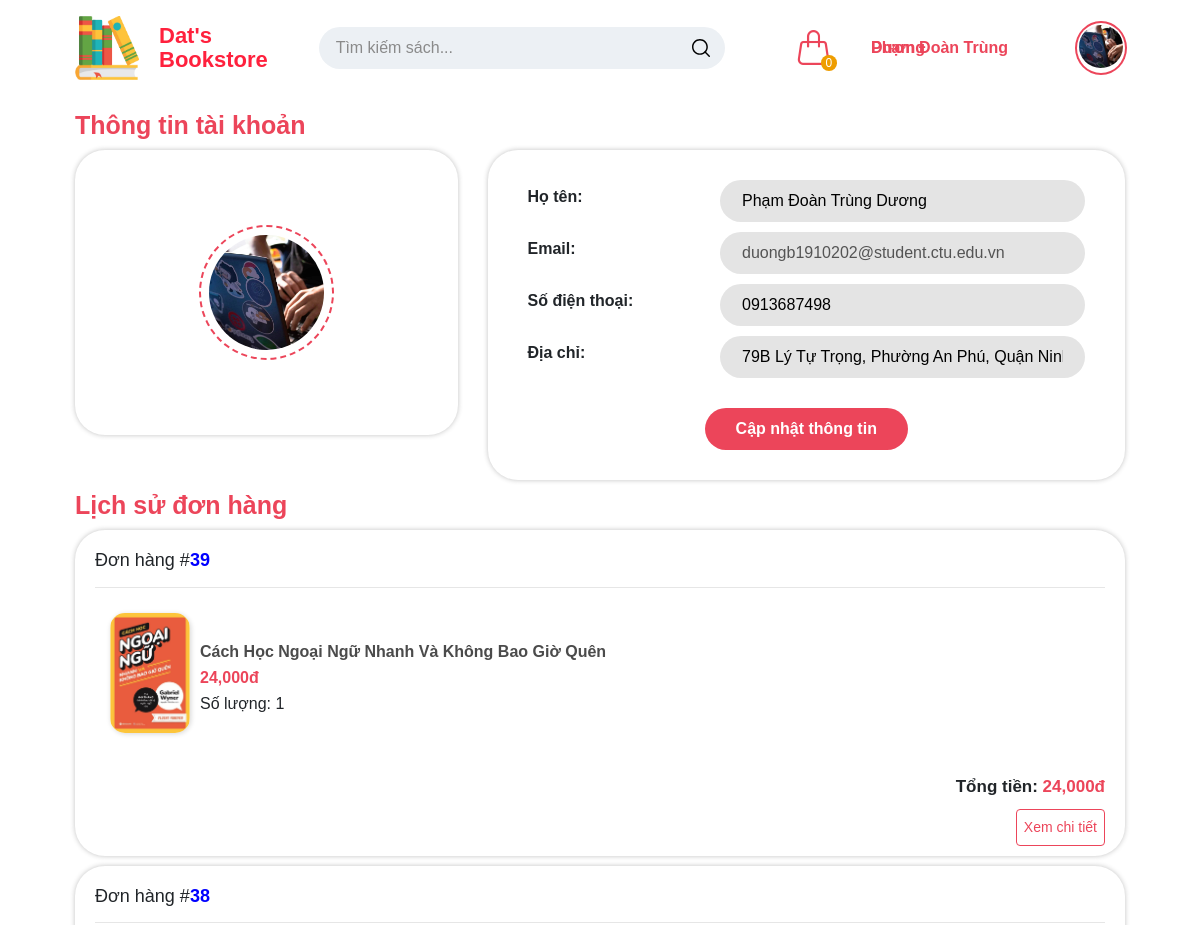
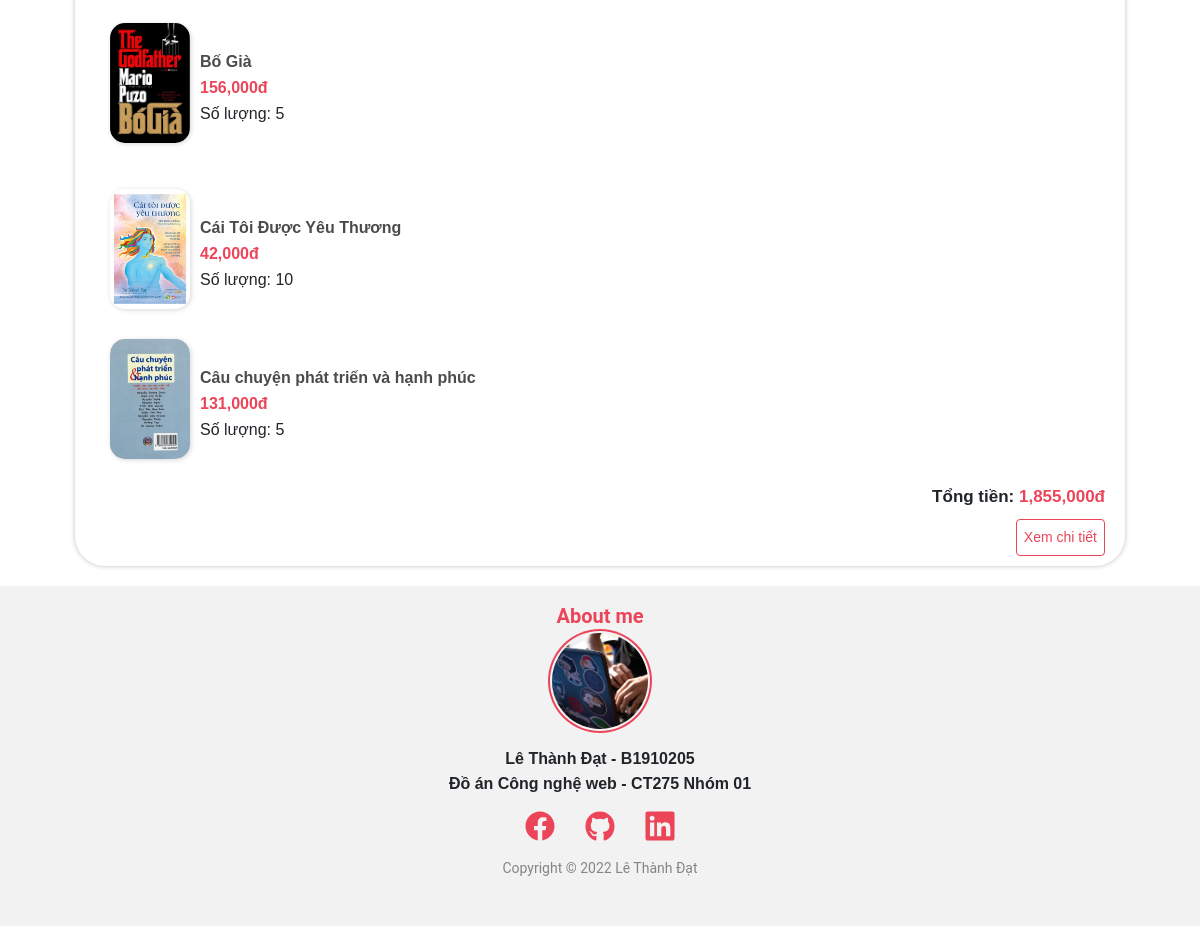
/?page=profile (signed in), run on the app's committed database (2 pictures, top to bottom).
### tables this page shows
CREATE TABLE `dondathang` (
  `SoDonDH` int NOT NULL,
  `MSKH` int NOT NULL,
  `DiaChi` varchar(225) DEFAULT NULL,
  `TongTien` varchar(255) NOT NULL,
  `NgayDH` timestamp NULL DEFAULT CURRENT_TIMESTAMP ON UPDATE CURRENT_TIMESTAMP
);

CREATE TABLE `chitietdathang` (
  `SoDonDH` int NOT NULL,
  `MSHH` int NOT NULL,
  `SoLuong` int DEFAULT '1',
  `GiaDatHang` decimal(10,2) DEFAULT '0.00'
);

CREATE TABLE `hanghoa` (
  `MSHH` int NOT NULL,
  `TenHH` varchar(255) NOT NULL,
  `Gia` decimal(10,0) NOT NULL,
  `MaLoaiHang` int NOT NULL,
  `GhiChu` text,
  `Hinh1` varchar(255) DEFAULT NULL
);

### library/users.php (called while the page is built, shortened)
<?php
function db_query($query_string)
{
    global $con;
    $result = mysqli_query($con, $query_string);
    return $result;
}
function db_fetch_array($query_string)
{
    $result = array();
    $mysqli_result = db_query($query_string);
    while ($row = mysqli_fetch_assoc($mysqli_result)) {
        $result[] = $row;
    }
    return $result;
}

### library/number.php (called while the page is built)
<?php
function currency_format($number, $unit = "đ")
{
    return number_format($number) . $unit;
}

### pages/profile/index.php (the view, shortened to what this page needs)
<?php
if (isset($_SESSION['userLogin'])) {
    $email = $_SESSION['userLogin']['Email'];
    $chitietdathang  = db_fetch_array("SELECT d.SoDonDH, h.TenHH, h.MSHH, c.GiaDatHang, c.SoLuong, d.TongTien , h.Hinh1 FROM khachhang k join dondathang d on k.MSKH = d.MSKH join chitietdathang c on c.SoDonDH = d.SoDonDH join hanghoa h on h.MSHH = c.MSHH WHERE Email='$email' ORDER BY d.SoDonDH DESC");
    $dondathang  = db_fetch_array("SELECT *FROM dondathang d join khachhang k on d.MSKH = k.MSKH WHERE Email='$email' ORDER BY SoDonDH DESC ");
}
?>
<div class="container">
    <div class="profile">
        <div class="profile__item">
            <h3>Thông tin tài khoản</h3>
            <div class="profile__item__card">
                <div class="profile__item__card__avatar">
                    <span class="profile__item__card__span">
                        <img src="./public/img/dat-avatar.jpg" alt="./public/img/dat-avatar.jpg" class="profile__item__card__img">
                    </span>
                </div>
            </div>
        </div>
        <div class="profile__item">
            <form action="?page=profile&action=update" method="post" class="profile__info">
                <label for="name">Họ tên: </label>
                <input type="text" name="HoTenKH" id="name" value="<?= $_SESSION['userLogin']['HoTenKH'] ?>">
                <label for="email">Email: </label>
                <input disabled type="text" name="Email" id="email" value="<?= $_SESSION['userLogin']['Email'] ?>" style="cursor: not-allowed;">
                <label for="phone">Số điện thoại: </label>
                <input type="text" name="SoDienThoai" id="phone" value="<?= $_SESSION['userLogin']['SoDienThoai'] ?>">
                <label for="address">Địa chỉ: </label>
                <input type="text" name="DiaChi" id="address" value="<?= $_SESSION['userLogin']['DiaChi'] ?>">
                <button name="btn_update" class="btn btn--primary">Cập nhật thông tin</button>
            </form>
        </div>
    </div>
    <div class="profile__order">
        <h3>Lịch sử đơn hàng</h3>
        <?php
        foreach ($dondathang as $key => $item) :
        ?>
            <div class="profile__order__item">
                <h6>Đơn hàng #<span style="color:blue; font-weight:600"><?= $item['SoDonDH'] ?></span></h6>
                <ul>
                    <?php foreach ($chitietdathang as $key => $order) : ?>
                        <?php if ($order['SoDonDH'] === $item['SoDonDH']) : ?>
                            <li class="profile__order__item__book">
                                <a href="?page=home&action=detail&id=<?php echo $order['MSHH'] ?>" ?><img class="profile__order__item__image" src="./public/uploads/book-images/<?= $order['Hinh1'] ?>" alt="">
                                </a>
                                <div class="profile__order__item__info">
                                    <a href="" class="profile__order__item__info__title">
                                        <?= $order['TenHH'] ?>
                                    </a>
                                    <p class="profile__order__item__info__price"><?= currency_format($order['GiaDatHang']) ?></p>
                                    <p>Số lượng: <?= $order['SoLuong'] ?></p>
                                </div>
                            </li>
                </ul>
            <?php endif; ?>
        <?php endforeach; ?>
        <div class="profile__order__item__price">
            <b>Tổng tiền: <span class="profile__order__item__info__price"><?= currency_format($item['TongTien']) ?></span>
            </b>
        </div>
        <div class="profile__order__item__detail">
            <a href="?page=profile&action=detailOrder&id=<?= $item['SoDonDH'] ?>" class="btn btn--white">Xem chi tiết</a>
        </div>
            </div>
        <?php endforeach; ?>
    </div>
</div>

### public/css/main.css (style rules this page uses)
.container { width: 90%; max-width: 1411px; margin: 0 auto; }
h3 { margin: 25px 0; color: #ec455a; font-size: 25px; font-weight: bold; line-height: 0; font-family: "Nunito", sans-serif; }
h6 { font-size: 18px; margin: 10px 0; }
a { text-decoration: none; color: #4b4b4b; }
* { padding: 0px; margin: 0px; box-sizing: border-box; transition: all 100ms; }
body, html { font-family: "Nunito", sans-serif; font-size: 1rem; line-height: 1; scroll-behavior: smooth; }
ul, li { list-style-type: none; }
input, button, textarea { outline: none; border: none; }
a, button { text-decoration: none; border: none; }
p { margin-bottom: 0px !important; }
.btn--primary { color: #fff; background-color: #ec455a; border: 1px solid transparent; border-radius: 60px; font-size: 16px; font-weight: bold; font-family: "Nunito", sans-serif; padding: 8px 30px; cursor: pointer; outline: none; transition: all 300ms; }
.btn--white { color: #ec455a; background-color: #fff; border: 1px solid #ec455a; border-radius: 4px; font-size: 14px; font-weight: 500; font-family: "Nunito", sans-serif; padding: 7px 7px; cursor: pointer; }
.container { max-width: 1170px; padding: 0 15px; margin: 0 auto; }
.profile { margin: 20px 0; display: grid; grid-template-columns: 0.6fr 1fr; gap: 30px; }
.profile input { font-family: "Nunito", sans-serif; border-radius: 30px; border: 2px solid rgba(192, 192, 192, 0); outline: none; padding: 10px 20px; width: 100%; background-color: #e4e4e4; transition: all 200ms ease-out; }
.profile label { font-weight: bold; font-family: "Nunito", sans-serif; }
.profile__item form { display: grid; grid-template-columns: 0.5fr 1fr; grid-auto-flow: row; gap: 10px; align-items: center; border-radius: 30px; padding: 30px 40px; box-shadow: 0 0 5px rgba(44, 44, 44, 0.295); }
.profile__item__card { display: flex; align-items: center; justify-content: center; border-radius: 30px; padding: 30px 0; height: 75%; box-shadow: 0 0 5px rgba(44, 44, 44, 0.295); position: relative; }
.profile__item__card__avatar { width: 135px; height: 135px; border-radius: 100%; border: 2px dashed #ec455a; color: #212b36; display: inline-flex; line-height: 24px; padding: 8px; text-align: center; }
.profile__item__card__span { overflow: hidden; z-index: 10; width: 100%; height: 100%; display: block; width: 100%; height: 100%; border-radius: 100%; }
.profile__item__card__img { width: 100%; height: 100%; object-fit: cover; }
.profile__item button { justify-self: center; margin-top: 20px; width: fit-content; grid-column: 1 / span 2; }
.profile__info { margin-top: 50px; }
.profile__order__item { display: flex; flex-direction: column; box-shadow: 0 0 5px rgba(44, 44, 44, 0.295); padding: 10px 20px; border-radius: 30px; transition: all 300ms ease-out; margin-top: 10px; }
.profile__order__item h6 { padding-bottom: 15px; border-bottom: 1px solid rgba(194, 194, 194, 0.411); }
.profile__order__item__book { width: 100%; display: flex; align-items: center; padding: 15px; }
.profile__order__item__book img { width: 80px; height: 120px; margin-right: 10px; border-radius: 15px; box-shadow: 1px 1px 5px rgba(0, 0, 0, 0.158); object-fit: cover; }
.profile__order__item__book .profile__order__item__info { display: flex; flex-direction: column; justify-content: center; }
.profile__order__item__book .profile__order__item__info > * { margin-top: 10px; }
.profile__order__item__book .profile__order__item__info__title { font-weight: bold; overflow: hidden; text-overflow: ellipsis; display: -webkit-box; -webkit-line-clamp: 2; }
.profile__order__item__book .profile__order__item__info__price { color: #ec455a; font-weight: bold; }
.profile__order__item__price, .profile__order__item__detail { margin-top: 10px; line-height: 25px; display: flex; flex-direction: column; align-items: flex-end; }
.profile__order__item__price b, .profile__order__item__detail b { font-size: 17px; }
.profile__order__item__price .profile__order__item__info__price, .profile__order__item__detail .profile__order__item__info__price { color: #ec455a; font-weight: bold; }

### data on the page
dondathang: SoDonDH "39", TongTien "24,000đ"
chitietdathang: MSHH.Hinh1 (picture), MSHH.TenHH "Cách Học Ngoại Ngữ Nhanh Và Không Bao Giờ Quên", GiaDatHang "24,000đ", SoLuong "1"
dondathang: SoDonDH "38", TongTien "1,855,000đ"
chitietdathang: MSHH.Hinh1 (picture), MSHH.TenHH "Bố Già", GiaDatHang "156,000đ", SoLuong "5"
chitietdathang: MSHH.Hinh1 (picture), MSHH.TenHH "Cái Tôi Được Yêu Thương", GiaDatHang "42,000đ", SoLuong "10"
chitietdathang: MSHH.Hinh1 (picture), MSHH.TenHH "Câu chuyện phát triển và hạnh phúc", GiaDatHang "131,000đ", SoLuong "5"

### other printed values
$_SESSION['userLogin']['HoTenKH'] "Phạm Đoàn Trùng Dương"
